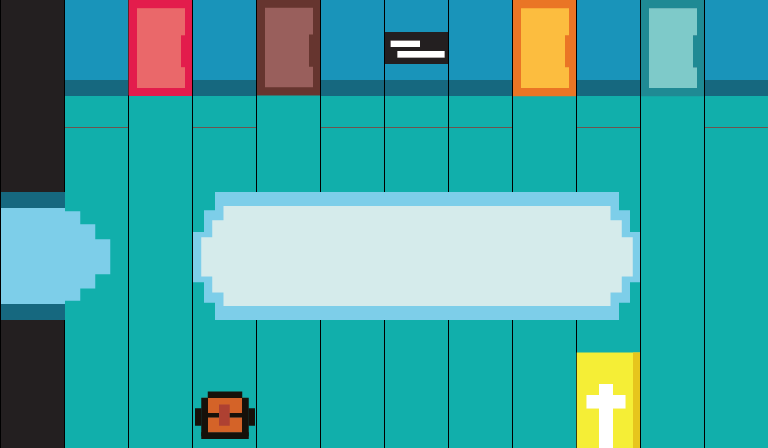

The image is a tile-based game level rendered from a .tmx file. Its description and complete source (layers, tilesets, objects, tile grids) follow:
An orthogonal 12x7 tile map with 64x64 px tiles, 2 tile layers (Tile Layer 1, Tile Layer 2) and 8 objects.

<map version="1.0" tiledversion="1.1.6" orientation="orthogonal" renderorder="right-down" width="12" height="7" tilewidth="64" tileheight="64" infinite="0" nextobjectid="10">
 <tileset firstgid="1" source="tile_1_3.tsx" />
 <layer name="Tile Layer 1" width="12" height="7">
  <data encoding="csv">
1,3,19,3,21,3,3,3,23,3,25,3,
1,45,45,45,45,45,45,45,45,45,45,45,
1,45,45,45,45,45,45,45,45,45,45,45,
5,45,45,45,45,45,45,45,45,45,45,45,
14,45,45,45,45,45,45,45,45,45,45,45,
1,45,45,45,45,45,45,45,45,45,45,45,
1,45,45,45,45,45,45,45,45,45,45,45
</data>
 </layer>
 <layer name="Tile Layer 2" width="12" height="7">
  <data encoding="csv">
0,0,0,0,0,0,27,0,0,0,0,0,
0,12,28,12,30,12,12,12,32,12,34,12,
0,0,0,0,0,0,0,0,0,0,0,0,
0,6,0,38,39,40,41,42,42,43,0,0,
0,15,0,47,48,49,50,51,51,52,0,0,
0,0,0,0,0,0,0,0,0,9,0,0,
0,0,0,16,0,0,0,0,0,18,0,0
</data>
 </layer>
 <objectgroup name="Object Layer 1">
  <object id="2" x="-1" y="319" width="73.3333" height="128" />
  <object id="3" x="0" y="0" width="70.6667" height="192" />
  <object id="4" x="61" y="0" width="707" height="97" />
  <object id="5" x="194" y="382" width="64" height="64" />
  <object id="6" x="576" y="351" width="68.6667" height="96" />
  <object id="7" x="-8" y="440" width="786.667" height="22.6667" />
  <object id="8" x="758.667" y="-2.66667" width="37.3333" height="468" />
  <object id="9" x="-42.6667" y="158.667" width="48" height="190.667" />
 </objectgroup>
</map>